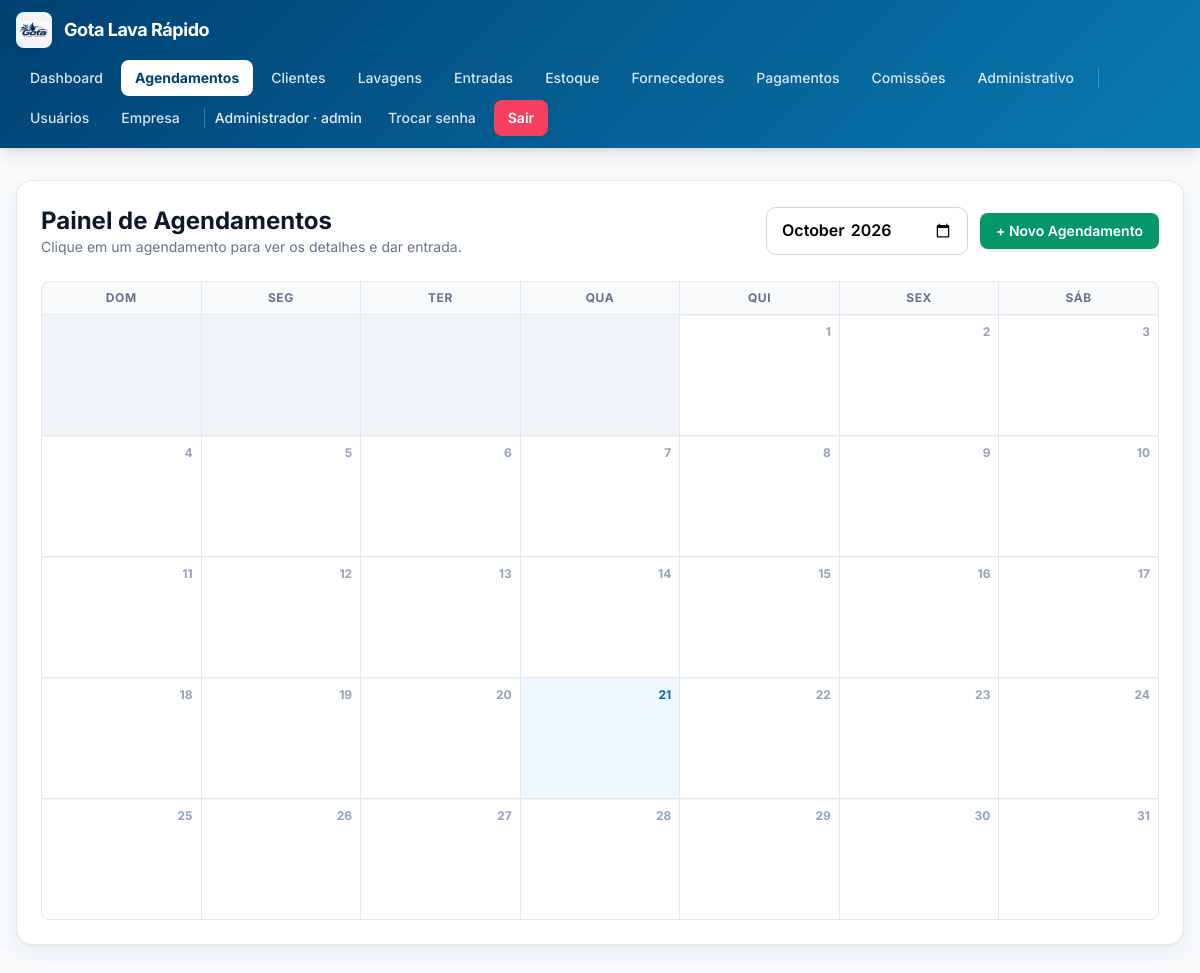
Page /agendamentos.php (signed in) on the earlier database version.
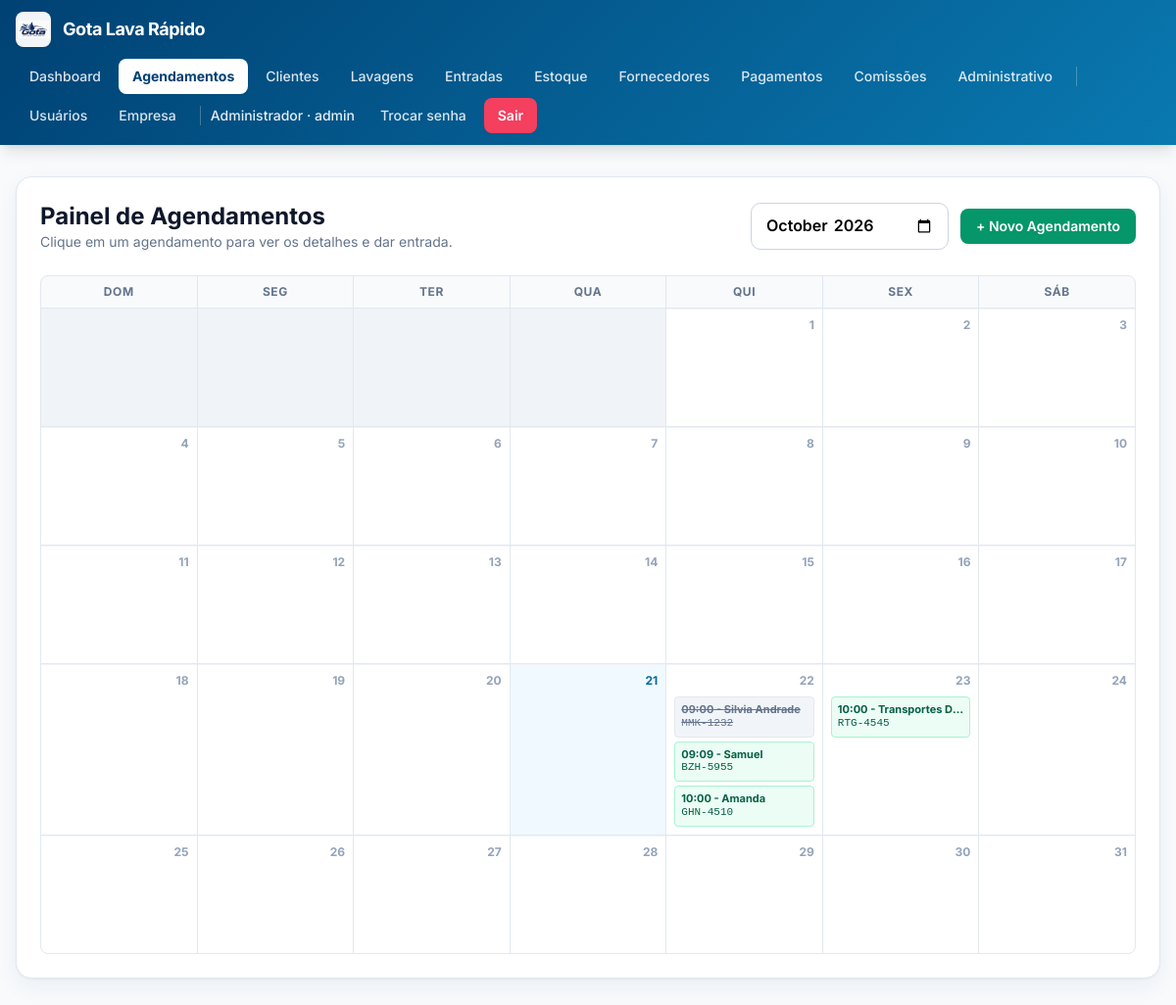
Same page on the later database version.
### tables this page shows
CREATE TABLE empresa (
                id INTEGER PRIMARY KEY CHECK (id = 1),
                razao_social  TEXT NOT NULL DEFAULT '',
                nome_fantasia TEXT NOT NULL DEFAULT '',
                cnpj          TEXT NOT NULL DEFAULT '',
                inscricao_estadual TEXT NOT NULL DEFAULT '',
                email         TEXT NOT NULL DEFAULT '',
                telefone      TEXT NOT NULL DEFAULT '',
                celular       TEXT NOT NULL DEFAULT '',
                cep           TEXT NOT NULL DEFAULT '',
                endereco      TEXT NOT NULL DEFAULT '',
                numero        TEXT NOT NULL DEFAULT '',
                complemento   TEXT NOT NULL DEFAULT '',
                bairro        TEXT NOT NULL DEFAULT '',
                cidade        TEXT NOT NULL DEFAULT '',
                uf            TEXT NOT NULL DEFAULT '',
                logo_path     TEXT NOT NULL DEFAULT '',
                atualizado_em TEXT NOT NULL DEFAULT (datetime('now','localtime'))
            );

CREATE TABLE usuarios (
        id INTEGER PRIMARY KEY AUTOINCREMENT,
        email TEXT NOT NULL UNIQUE,
        senha_hash TEXT NOT NULL,
        is_admin INTEGER NOT NULL DEFAULT 0,
        precisa_trocar_senha INTEGER NOT NULL DEFAULT 1,
        ativo INTEGER NOT NULL DEFAULT 1,
        criado_em TEXT NOT NULL DEFAULT (datetime('now','localtime'))
    , nome TEXT NOT NULL DEFAULT '', cpf TEXT NOT NULL DEFAULT '', celular TEXT NOT NULL DEFAULT '', permissoes TEXT NOT NULL DEFAULT '');

CREATE TABLE agendamentos (
            id INTEGER PRIMARY KEY AUTOINCREMENT,
            cliente_nome TEXT NOT NULL DEFAULT '',
            cliente_celular TEXT NOT NULL DEFAULT '',
            placa TEXT NOT NULL DEFAULT '',
            lavagem_id INTEGER NOT NULL,
            data_agendamento TEXT NOT NULL,
            hora_agendamento TEXT NOT NULL,
            status TEXT NOT NULL DEFAULT 'agendado',
            criado_por INTEGER,
            criado_em TEXT NOT NULL DEFAULT (datetime('now','localtime'))
        );

### config.php (called while the page is built, shortened)
<?php
function db(): PDO {
    static $pdo = null;
    if ($pdo === null) {
        $pdo = new PDO('sqlite:' . DB_PATH, null, null, [
            PDO::ATTR_ERRMODE            => PDO::ERRMODE_EXCEPTION,
            PDO::ATTR_DEFAULT_FETCH_MODE => PDO::FETCH_ASSOC,
        ]);
        $pdo->exec('PRAGMA foreign_keys = ON');
        $pdo->exec('PRAGMA journal_mode = WAL');
    }
    return $pdo;
}
require_once APP_ROOT . '/functions.php';

### functions.php (called while the page is built, shortened)
<?php
function e(?string $s): string {
    return htmlspecialchars((string)$s, ENT_QUOTES, 'UTF-8');
}
function usuario_logado(): ?array {
    $stmt = db()->prepare('SELECT id, email, is_admin, precisa_trocar_senha, ativo FROM usuarios WHERE id = ?');
    $stmt->execute([$_SESSION['usuario_id']]);
    $u = $stmt->fetch();
    return $u;
}
function tem_permissao(string $modulo): bool {
    $u = usuario_logado();
    if ((int)$u['is_admin'] === 1) return true;
    return in_array($modulo, $_SESSION['__permissoes_cache'], true);
}
function empresa(): array {
    static $cache = null;
    if ($cache !== null) return $cache;
    if (empty($_SESSION['tenant_db'])) {
        try { $pdo = db(); } catch (Throwable $e) { return $cache = []; }
    } else {
        $pdo = db();
    }
    $existe = $pdo->query(
        "SELECT name FROM sqlite_master WHERE type='table' AND name='empresa'"
    )->fetchColumn();
    if (!$existe) {
        $pdo->exec("
            CREATE TABLE empresa (
                id INTEGER PRIMARY KEY CHECK (id = 1),
                razao_social  TEXT NOT NULL DEFAULT '',
                nome_fantasia TEXT NOT NULL DEFAULT '',
                cnpj          TEXT NOT NULL DEFAULT '',
                inscricao_estadual TEXT NOT NULL DEFAULT '',
                email         TEXT NOT NULL DEFAULT '',
                telefone      TEXT NOT NULL DEFAULT '',
                celular       TEXT NOT NULL DEFAULT '',
                cep           TEXT NOT NULL DEFAULT '',
                endereco      TEXT NOT NULL DEFAULT '',
                numero        TEXT NOT NULL DEFAULT '',
                complemento   TEXT NOT NULL DEFAULT '',
                bairro        TEXT NOT NULL DEFAULT '',
                cidade        TEXT NOT NULL DEFAULT '',
                uf            TEXT NOT NULL DEFAULT '',
                logo_path     TEXT NOT NULL DEFAULT '',
                atualizado_em TEXT NOT NULL DEFAULT (datetime('now','localtime'))
            )
        ");
        $pdo->exec("INSERT INTO empresa (id) VALUES (1)");
    } else {
        $pdo->exec("INSERT OR IGNORE INTO empresa (id) VALUES (1)");
    }
    $cache = $pdo->query('SELECT * FROM empresa WHERE id = 1')->fetch() ?: [];
    return $cache;
}
function empresa_logo_url(): ?string {
    $e = empresa();
    $abs = APP_ROOT . '/' . $e['logo_path'];
    return $e['logo_path'] . '?v=' . filemtime($abs);
}
function normalizar_placa(string $placa): string {
    return strtoupper(preg_replace('/[^A-Za-z0-9]/', '', $placa));
}
function formatar_placa(string $placa): string {
    $p = normalizar_placa($placa);
    return substr($p, 0, 3) . '-' . substr($p, 3);
}

### agendamentos.php (the view, shortened to what this page needs)
<?php
require_once __DIR__ . '/config.php';
$mesRef = $_GET['mes'] ?? date('Y-m');
$inicio = $mesRef . '-01';
$fim    = date('Y-m-t', strtotime($inicio));
$stmt = db()->prepare("
    SELECT a.*, l.nome AS servico_nome
    FROM agendamentos a
    INNER JOIN lavagens l ON l.id = a.lavagem_id
    WHERE a.data_agendamento BETWEEN ? AND ?
    ORDER BY a.hora_agendamento ASC
");
$stmt->execute([$inicio, $fim]);
$rows = $stmt->fetchAll();
$agendamentosPorDia = [];
foreach ($rows as $r) {
    $dia = (int)date('d', strtotime($r['data_agendamento']));
    $agendamentosPorDia[$dia][] = $r;
}
$totalDias = (int)date('t', strtotime($inicio));
$primeiroDiaSemana = (int)date('w', strtotime($inicio));
require __DIR__ . '/header.php';
?>
<div class="bg-white rounded-2xl shadow-card border border-slate-200 p-5 sm:p-6 mb-6">
  <div class="flex flex-wrap justify-between items-center gap-4 mb-6">
    <div>
      <h1 class="text-2xl font-bold text-slate-900">Painel de Agendamentos</h1>
      <p class="text-sm text-slate-500">Clique em um agendamento para ver os detalhes e dar entrada.</p>
    </div>
    <div class="flex items-center gap-3">
      <form method="get" class="flex items-center gap-2">
        <input type="month" name="mes" value="<?= e($mesRef) ?>" onchange="this.form.submit()" class="rounded-lg border border-slate-300 px-3 py-2 text-sm font-semibold focus:outline-none focus:ring-2 focus:ring-brand-400">
      </form>
      <a href="agendamento_form.php" class="rounded-lg bg-emerald-600 hover:bg-emerald-500 text-white px-4 py-2 text-sm font-semibold shadow-sm">+ Novo Agendamento</a>
    </div>
  </div>
  <div class="grid grid-cols-7 gap-px bg-slate-200 border border-slate-200 rounded-lg overflow-hidden">
    <?php foreach(['Dom','Seg','Ter','Qua','Qui','Sex','Sáb'] as $dsm): ?>
      <div class="bg-slate-50 p-2 text-center text-xs font-bold text-slate-500 uppercase tracking-wider"><?= $dsm ?></div>
    <?php endforeach; ?>
    <?php
      for ($i = 0; $i < $primeiroDiaSemana; $i++) {
          echo '<div class="bg-white min-h-[120px] p-2 opacity-50"></div>';
      }
      for ($dia = 1; $dia <= $totalDias; $dia++) {
          $isHoje = ($mesRef === date('Y-m') && $dia === (int)date('d'));
          $bgHoje = $isHoje ? 'bg-sky-50' : 'bg-white';
          echo '<div class="'.$bgHoje.' min-h-[120px] p-2 border-t border-slate-100 flex flex-col gap-1">';
          echo '<div class="text-xs font-bold '.($isHoje ? 'text-brand-600' : 'text-slate-400').' text-right mb-1">'.$dia.'</div>';
          if (isset($agendamentosPorDia[$dia])) {
              foreach ($agendamentosPorDia[$dia] as $ag) {
                  $classeStatus = $ag['status'] === 'concluido' ? 'bg-slate-100 text-slate-500 line-through' : 'bg-emerald-50 text-emerald-800 border-emerald-200 hover:bg-emerald-100 cursor-pointer';
                  $dadosJson = htmlspecialchars(json_encode($ag), ENT_QUOTES, 'UTF-8');
                  echo "<div onclick='abrirModalAgendamento($dadosJson)' class='text-[11px] p-1.5 rounded border {$classeStatus} transition leading-tight'>";
                  echo "<div class='font-bold truncate'>".substr($ag['hora_agendamento'],0,5)." - ".e($ag['cliente_nome'])."</div>";
                  echo "<div class='truncate font-mono'>".e(formatar_placa($ag['placa']))."</div>";
                  echo "</div>";
              }
          }
          echo '</div>';
      }
    ?>
  </div>
</div>
<?php require __DIR__ . '/footer.php'; ?>

### header.php (shortened to what this page needs)
<?php
$u      = usuario_logado();
$__emp  = [];
$__logo = null;
try {
    $__emp  = empresa();
    $__logo = empresa_logo_url();
} catch (Throwable $e) {
    $__emp = []; $__logo = null;
}
$__nome = $__emp['nome_fantasia'] ?? '';
$nomeTopo = '';
$atual    = basename($_SERVER['PHP_SELF'] ?? '');
if ($u) {
    $nomeTopo = $u['email'];
    try {
        $st = db()->prepare('SELECT nome FROM usuarios WHERE id = ?');
        $st->execute([(int)$_SESSION['usuario_id']]);
        $n = $st->fetchColumn();
        if ($n) $nomeTopo = $n;
    } catch (Throwable $e) {  }
}
function menu_cls(string $href, array $arquivos, string $atual): string {
    $ativo = ($atual === $href) || in_array($atual, $arquivos, true);
    return $ativo
        ? 'px-3.5 py-2 rounded-lg bg-white text-brand-700 font-bold shadow-sm'
        : 'px-3.5 py-2 rounded-lg text-white/85 hover:text-white hover:bg-white/15 transition font-medium';
}
?>
<!DOCTYPE html>
<html lang="pt-BR" class="h-full">
<head>
<script src="https://cdn.tailwindcss.com"></script>
</head>
<body class="h-full bg-slate-50 text-slate-800 antialiased">
<?php if ($u): ?>
<nav class="sticky top-0 z-40 text-white shadow-lg"
     style="background: linear-gradient(135deg, #004173 0%, #0979b0 100%);">
  <div class="max-w-7xl mx-auto px-4 py-3 flex flex-wrap items-center justify-between gap-3">
    <a href="<?= $u['is_admin'] ? 'dashboard.php' : 'agendamentos.php' ?>" class="flex items-center gap-3 font-bold tracking-tight text-lg">
      <?php if ($__logo): ?>
        <img src="<?= e($__logo) ?>" alt="Logo"
             class="h-9 w-9 object-contain bg-white/95 rounded-lg p-0.5 shadow-sm">
      <?php endif; ?>
      <span><?= e($__nome) ?></span>
    </a>
    <div class="flex items-center gap-1 text-sm flex-wrap">
      <a href="dashboard.php" class="<?= menu_cls('dashboard.php', ['dashboard_operacional.php'], $atual) ?>">Dashboard</a>
      <?php if (function_exists('tem_permissao') && tem_permissao('entradas')): ?>
        <a href="agendamentos.php" class="<?= menu_cls('agendamentos.php', ['agendamento_form.php'], $atual) ?>">Agendamentos</a>
      <?php endif; ?>
      <?php if (function_exists('tem_permissao') && tem_permissao('clientes')): ?>
        <a href="clientes.php" class="<?= menu_cls('clientes.php', ['cliente_form.php', 'cliente_historico.php'], $atual) ?>">Clientes</a>
      <?php endif; ?>
      <?php if (function_exists('tem_permissao') && tem_permissao('lavagens')): ?>
        <a href="lavagens.php" class="<?= menu_cls('lavagens.php', ['lavagem_form.php'], $atual) ?>">Lavagens</a>
      <?php endif; ?>
      <?php if (function_exists('tem_permissao') && tem_permissao('entradas')): ?>
        <a href="entradas.php" class="<?= menu_cls('entradas.php', ['entrada_lavagem.php', 'cupom_lavagem.php', 'recibo.php'], $atual) ?>">Entradas</a>
      <?php endif; ?>
      <?php if (function_exists('tem_permissao') && tem_permissao('estoque')): ?>
        <a href="estoque.php" class="<?= menu_cls('estoque.php', ['estoque_form.php', 'estoque_xml.php', 'estoque_relatorio.php', 'estoque_inventario.php'], $atual) ?>">Estoque</a>
      <?php endif; ?>
      <?php if (function_exists('tem_permissao') && tem_permissao('fornecedores')): ?>
        <a href="fornecedores.php" class="<?= menu_cls('fornecedores.php', ['fornecedor_form.php'], $atual) ?>">Fornecedores</a>
      <?php endif; ?>
      <?php if (function_exists('tem_permissao') && tem_permissao('pagamentos')): ?>
        <a href="pagamentos.php" class="<?= menu_cls('pagamentos.php', [
              'pagamento_form.php', 'dashboard_pagamentos.php',
              'relatorio_pagamentos.php', 'categorias_pagamento.php',
           ], $atual) ?>">Pagamentos</a>
      <?php endif; ?>
      <?php if (function_exists('tem_permissao') && tem_permissao('comissoes')): ?>
        <a href="comissoes.php" class="<?= menu_cls('comissoes.php', ['comissoes_recibo.php'], $atual) ?>">Comissões</a>
      <?php endif; ?>
      <?php if (function_exists('tem_permissao') && tem_permissao('administrativo')): ?>
        <a href="administrativo.php" class="<?= menu_cls('administrativo.php', [], $atual) ?>">Administrativo</a>
      <?php endif; ?>
      <?php if ($u['is_admin']): ?>
        <a href="usuarios.php" class="<?= menu_cls('usuarios.php', ['usuario_form.php','usuario_senha_gerada.php'], $atual) ?>">Usuários</a>
        <a href="empresa.php"  class="<?= menu_cls('empresa.php',  [], $atual) ?>">Empresa</a>
      <?php endif; ?>
      <span class="hidden md:inline text-white/90 font-medium pr-2">
        <?= e($nomeTopo) ?><?= $u['is_admin'] ? ' · admin' : '' ?>
      </span>
      <a href="trocar_senha.php" class="px-3.5 py-2 rounded-lg text-white/85 hover:text-white hover:bg-white/15 transition font-medium">Trocar senha</a>
      <a href="logout.php"       class="px-3.5 py-2 rounded-lg bg-rose-500 hover:bg-rose-600 text-white font-semibold transition shadow-sm">Sair</a>
    </div>
  </div>
</nav>
<?php endif; ?>
<main class="max-w-7xl mx-auto px-4 py-6 sm:py-8">

### footer.php (shortened to what this page needs)
</main>
</body>
</html>

### header.php (style rules this page uses)
:root { --brand-700: #004173; --brand-500: #0979b0; --brand-400: #0cb7f2; --brand-200: #7cdaf9; --brand-100: #b6ffff; }
html, body { font-family: 'Inter', ui-sans-serif, system-ui, -apple-system, sans-serif; }
input:not([type="checkbox"]):not([type="radio"]):not([type="color"]):not([type="file"]):not([type="submit"]):not([type="button"]):not([type="hidden"]), select, textarea { font-size: 1rem; font-weight: 600; color: #000000; background-color: #ffffff; border: 1.5px solid #cbd5e1; border-radius: 0.625rem; padding: 0.7rem 0.875rem; transition: border-color .15s, box-shadow .15s, background-color .15s; width: 100%; line-height: 1.35; }
input::placeholder, textarea::placeholder { color: #94a3b8; font-weight: 500; }

Differences in the rows shown:
added agendamentos: hora_agendamento "09:00", cliente_nome "Silvia Andrade", placa "MMK-1232", status "concluido" (drawn)
added agendamentos: hora_agendamento "09:09", cliente_nome "Samuel", placa "BZH-5955"
added agendamentos: hora_agendamento "10:00", cliente_nome "Amanda", placa "GHN-4510"
added agendamentos: hora_agendamento "10:00", cliente_nome "Transportes D…", placa "RTG-4545"
